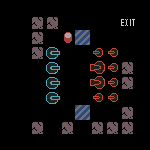

A level layout from a 2D game, rendered from its tile map. Below: a short description, then the map file with its tile-grid data intact:
An orthogonal 10x10 tile map with 15x15 px tiles, 1 tile layer (Layer2).

<map version="1.2" tiledversion="1.2.4" orientation="orthogonal" renderorder="right-down" width="10" height="10" tilewidth="15" tileheight="15" infinite="0" nextlayerid="3" nextobjectid="8">
 <tileset firstgid="1" source="tileset.tsx" />
 <layer id="1" name="Layer2" width="10" height="10">
  <data encoding="csv">
0,0,0,0,0,0,0,0,0,0,
0,0,11,11,0,0,0,0,9,0,
0,0,11,0,7,4,0,0,0,0,
0,0,11,2684354566,0,0,1610612748,1610612748,0,0,
0,0,0,2684354566,0,0,1610612749,1610612748,11,0,
0,0,0,2684354566,0,0,1610612749,1610612748,11,0,
0,0,0,2684354566,0,0,1610612748,1610612748,0,0,
0,0,0,0,0,4,0,0,11,0,
0,0,11,0,11,0,11,11,11,0,
0,0,0,0,0,0,0,0,0,0
</data>
 </layer>
 <objectgroup id="2" name="Entity" />
</map>
